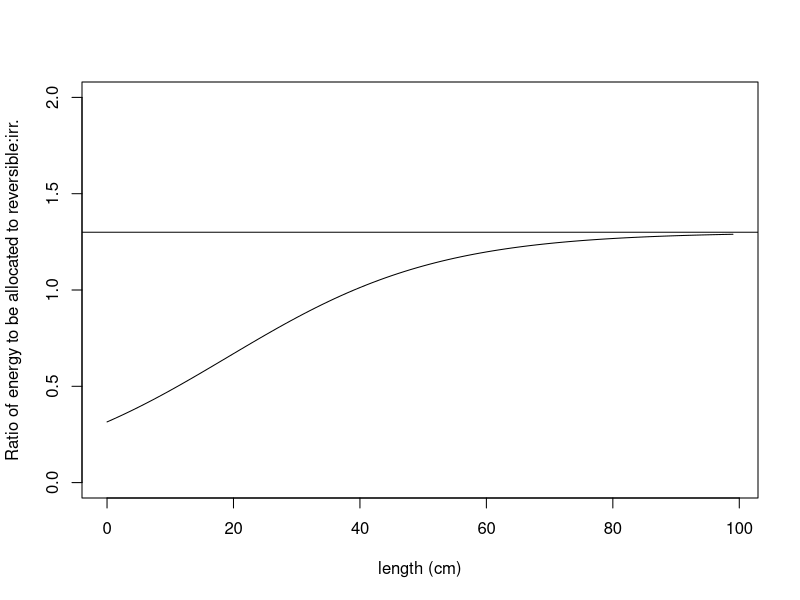
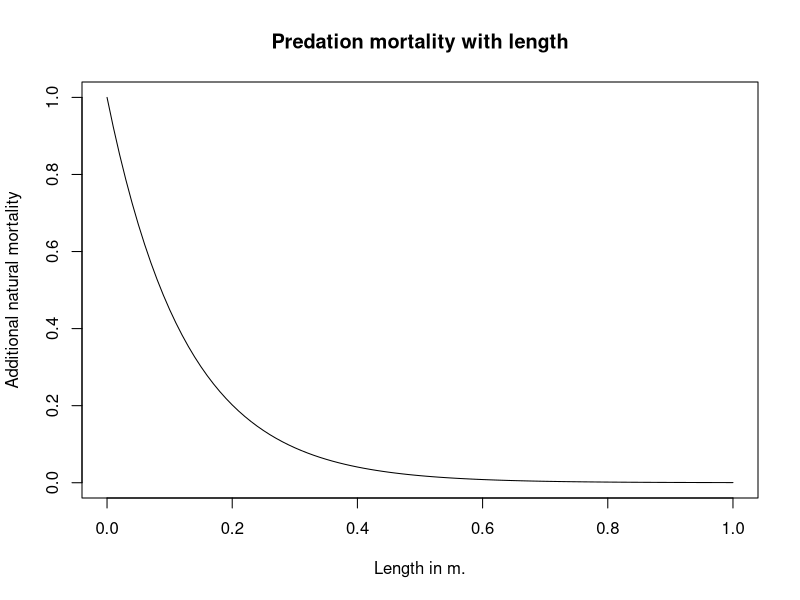
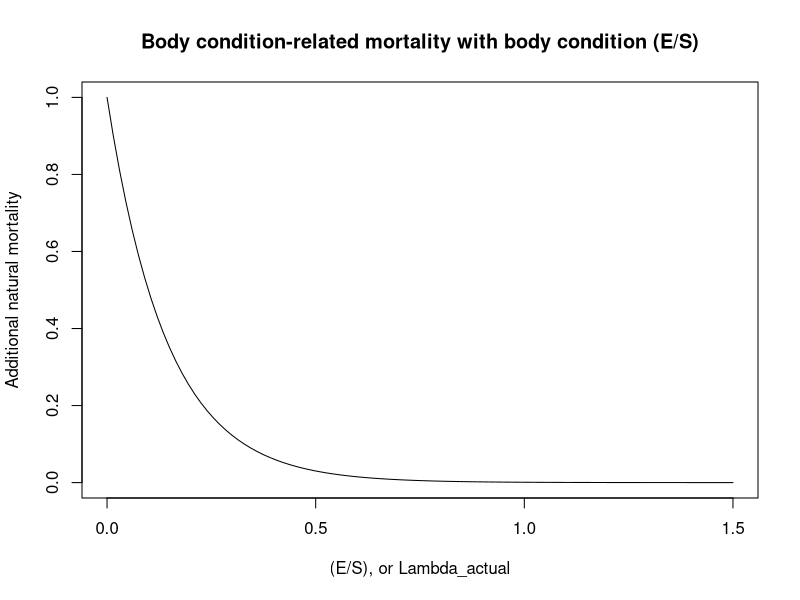
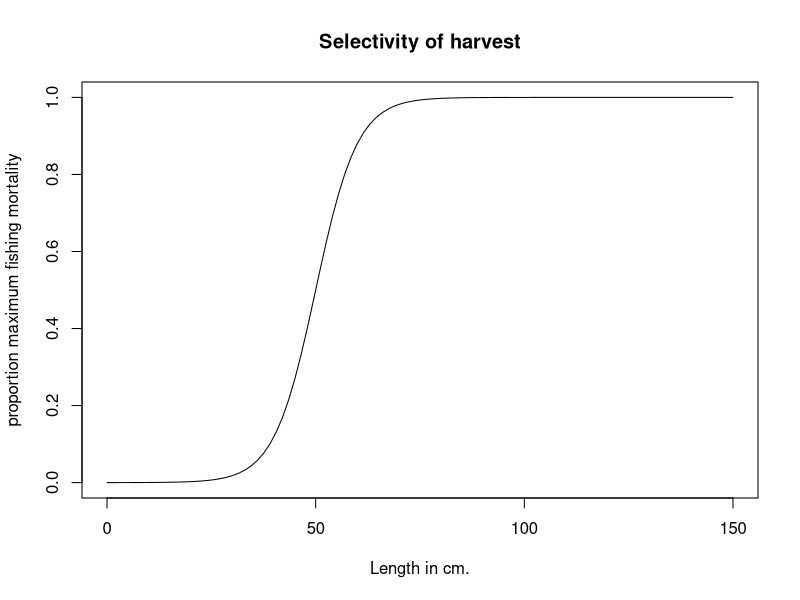

R code for these plots, in order: (Note: a time limit stopped this script after it produced the figures.)
## ---- chunk 1
knitr::opts_chunk$set(echo = TRUE)
## ---- chunk 2
ratios <- vector(mode="numeric", length=25)
r =6
# In meters
a_bar = 0.2
lambda_min=0

lambda_max=1.3

for (i in 1:100) {
  ratios[i] <- lambda_min + (lambda_max-lambda_min)*(exp(r*((i/100)-a_bar)))/(1+exp(r*((i/100)-a_bar)))
}
plot(0:(length(ratios)-1), ratios, xlab="length (cm)", ylab="Ratio of energy to be allocated to reversible:irr.", type="l", ylim=c(0,2))
abline(h=1.3)
## ---- chunk 3
curve(exp(-8*x), from =0, to=1, xlab="Length in m.", ylab="Additional natural mortality", main="Predation mortality with length")
curve(exp(-7*x), from =0, to=1.5, xlab="(E/S), or Lambda_actual", ylab="Additional natural mortality", main="Body condition-related mortality with body condition (E/S)")
## ---- chunk 4
curve(1/(1+exp(-0.2*(x - 50))), from =0, to=150, xlab="Length in cm.", ylab="proportion maximum fishing mortality", main="Selectivity of harvest")
## ---- chunk 5
# genotype1r = 4
# genotype2r = 8
# genotype1l_bar = 0.2
# genotype2l_bar = 0.2
# genotype1w = 0.674
# genotype2w = 0.674

# genotype1r = 6
# genotype2r = 6
# genotype1l_bar = 0.2
# genotype2l_bar = 0.2
# genotype1w = 0.7
# genotype2w = 0.3

genotype1r = 6
genotype2r = 6
genotype1l_bar = 0.2
genotype2l_bar = 0
genotype1w = 0.674
genotype2w = 0.674

# Set longevity of the fish species, runtime of the model, and number of distinct genotypes
longevity_days = 9125
# set runtime to any arbitrary desired value, in units of days, that is a multiple of 365
runtime_days = 150*365
genotypes = 2
# Setting the length of the timestep in days - set to any fraction of 365
timescale= (365)/4
# Setting run time and longevity to units of time steps
runtime = round(runtime_days/timescale)
longevity = round(longevity_days/timescale)

# How long to run model for convergence before addition of genetic diversity
# in units of days
add_genotypes = 33440

initialize_pop_matrices <- function(longevity, runtime, genotype) {
  # Initialize matrix of columns (years) and rows (age classes)
  # Multiplied by 3 because we'll be storing cohorts' reproductive biomass and lengths 
  age_dist=matrix(0L, nrow=longevity*3, ncol=runtime+1)
  # Add (arbitrarily) 1000000 individuals to age=10 to start with
  age_dist[round(3650/timescale), 1] = 1000000
  return(age_dist)
}

# Generate a matrix for each genotype
for (g in 1:genotypes) {
  assign(paste("age_dist_",g,sep=""),initialize_pop_matrices(longevity, runtime, g),envir = .GlobalEnv)
}

# Set parameters
# Need to add density dependence
# The steepness of the increase in the ratio lambda (reversible over structural mass)
r = 6
# The length at which the increasing function of lambda reaches its inflection point
l_bar = 0.2
# Scaling parameter for obtaining structural mass from standard length
c_1 = 5787
# Multiplier for obtaining overall yearly energy intake as a function of structural mass
p_0 = 0.1*timescale
# Exponent for obtaining overall yearly energy intake as a function of structural mass
p_1 = 2/3
# Maximum ratio lambda (reversible over structural mass) a fish can attain over its life
lambda_max = 1.3
# Minimum ratio lambda a fish can attain over its life
lambda_min = 0
# Multiplier for obtaining cost of maintenance of structural mass
c_S = 0.003*timescale
# Multiplier for obtaining cost of maintenance of reversible mass
c_E = 0.0003*timescale
# Efficiency with which energy is converted into reversible mass
e_E = 0.9
# Efficiency with which energy is converted to structural mass
e_S = (1/3)
# Multiplier and exponent for the cost of reproduction (in grams)
r_0 = 6
r_1 = 0.6
# Effectively, reproductive investment (fraction of reversible mass devoted to reproduction)
w= 0.674
# Instantaneous base mortality rate, derived from daily instantaneous probability of survival for M=-0.2, multiplied to -1 to make positive
m = log(0.999452^timescale)*(-1)
# Instantaneous fishing mortality
Fishing = 0
# Ricker
alpha = 8.44e-09
b = 4.43e-15
# Parameter setting size-selection ogive steepness
q_f = 0.2
# Minimum catch size for the species (in meters)
mincatchsize = 0.5
# Total population biomass
b_t=0
# Increased natural mortality rate at E/S = 0 or S = 0 
# For roughly 0.5 year-based instantaneous mortality at ~1 yrs., Koster et al 2003
m_p_max=log(0.9986^timescale)*(-1)
m_c_max=log(0.95^timescale)*(-1)
# Egg packing constant
packing = 4.45e6
# Parameter for exponential decline in condition-dependent mortality with improved body condition
z_c=7
# Parameter for exponential decline in predation mortality with increased body length
z_p=8
# Resource density
RD = 9000000
# Consumption with resource density half-saturation constant
K_RD = 1000000
# Variability in resource
sd_RD = 0
# How much energy intake is affected by changes in resources (1=no change)
resource = 1

# GROWTH FUNCTIONS

# For obtaining structural mass
structural_mass <- function(l) {
  return(c_1*(l)^3)
}

# Calculate the instrinsic length-dependent E/S ratio that the fish is trying to attain
intrinsic_lambda <- function(l, l_bar, r, lambda_min, lambda_max) {
  return(lambda_min + (lambda_max-lambda_min)*(exp(r*(l-l_bar)))/(1+exp(r*(l-l_bar))))
}

# Energy intake for the fish per year, dependent on fish structural biomass
size_dependent_energy_intake <- function(S, p_0, p_1) {
  return(resource*p_0*(S)^(p_1))
}

# Calculate the cost of the year of maintaining current structural and reversible biomass
maintenance_cost <- function(S, E, c_S, c_E) {
  return(c_S*S + c_E*E)
}

# Function for calculating a new, reduced level of reversible biomass, if net energy intake is negative
negative_p_net <- function(E, p_net, e_E) {
  if (p_net < 0) {
    return(E + (p_net/e_E))}
}

# Calculate the amount of energy needed to raise the R/S ratio to the length-dependent maximum
p_E_raising_lambda <- function(lambda_a, S, E) {
  return((lambda_a*S - E))
}

# Calculating proportion of any remaining energy to be converted to structural mass, to maintain R/S
remaining_energy_allocation <- function(e_S, e_E, lambda_a) {
  return((lambda_a*e_S)/(lambda_a*e_S + e_E))
}

# Obtain R and S for a cohort prior to its reproduction (or failure to reproduce) that year
get_pre_reproductive_size <- function(E_past, l_past, a) {
  S_past = structural_mass(l_past)
  S = S_past
  lambda_a = intrinsic_lambda(l_past, l_bar, r, lambda_min, lambda_max)
  p_net = size_dependent_energy_intake(S_past, p_0, p_1) - maintenance_cost(S_past, E_past, c_S, c_E)
  if (p_net < 0) {
    E <- max(0,negative_p_net(E_past, p_net, e_E))
  }
  if (p_net >= 0 & lambda_a > (E_past/S_past)) {
    # Gives amount of grams needed to raise E/S to lambda_l - not taking efficiency into account yet
    p_E = p_E_raising_lambda(lambda_a, S_past, E_past)
    if ((p_E/e_E - p_net) >=0) {
      E_past = p_net*e_E + E_past
      p_net = 0
    }
    if ((p_E/e_E - p_net) <0) {
      E_past = p_E + E_past
      p_net = p_net - p_E/e_E
    }
  }
  E = E_past
  if (p_net >= 0) {
    E = E_past + remaining_energy_allocation(e_S, e_E, lambda_a)*e_E*p_net
    S = S_past + (1-remaining_energy_allocation(e_S, e_E, lambda_a))*e_S*p_net
  }
  l = (S/c_1)^(1/3)
  output <- c(E,l)
  return(output)
}

# REPRODUCTION FUNCTIONS

# Calculate spawning stock biomass
fecundity <- function(ages, t, age_dist, g) {
  # Parameterizing genotypes
  if (t >= round(add_genotypes/timescale)) {
    w=0.674
    # Genotype parameterization
    if (g==1) {
      w=genotype1w
    }
    if (g==2) {
      w=genotype2w
    }
  }
  fecundity = 0
  for (a in ages) {
    if ((w*age_dist[a+(longevity),t]-(r_0*structural_mass(age_dist[a+(2*longevity),t]))^(r_1))>0) {
      fecundity = fecundity + (w*age_dist[a+(longevity),t]-(r_0*structural_mass(age_dist[a+(2*longevity),t]))^(r_1))*age_dist[a,t]
      age_dist[a+(longevity),t] = age_dist[a+(longevity),t] - w*age_dist[a+(longevity),t]
    }
  }
  # Convert from g. to kg.
  fecundity = fecundity/1000
  # Convert from kg. to fecundity
  fecundity = fecundity*(packing)
  assign(paste("age_dist_",g,sep=""),age_dist, envir = .GlobalEnv) 
  return(fecundity)
}

# Calculate total population biomass
biomass_t <- function(ages, t) {
  for (a in ages) {
    b_t = b_t + age_dist[a, t-1]*(structural_mass(age_dist[a+(2*longevity),t-1]))
  }
  return(b_t)
}

# Density dependent recruitment for this year
recruitment <- function(age, ages, t) {
  egg_production_total = 0
  for (g in 1:genotypes) {
    egg_production_total = egg_production_total + fecundity(ages, t, get(paste("age_dist_",g,sep="")),g)
  }
  relative_recruitment = vector(mode="numeric", length=genotypes)
  for (g in 1:genotypes) {
    relative_recruitment[g] = fecundity(ages, t, get(paste("age_dist_",g,sep="")),g)/egg_production_total
  }
  if (age==0) {
    N_0 = alpha * egg_production_total * exp(-b*egg_production_total)
    # Converting from thousands recruits to recruits, dividing by 2 because Ricker makes both male and female fish
    N_0 = N_0 * 1000
    N_0 = N_0/2
  }
  for (g in 1:genotypes) {
    age_dist = get(paste("age_dist_",g,sep=""))
    age_dist[1,t] = N_0*relative_recruitment[g]
    assign(paste("age_dist_",g,sep=""),age_dist, envir = .GlobalEnv) 
  }
}

# Add new recruits, and change the reproducing cohorts' amount of reversible mass
reproduce <- function(ages, t) {
  if (t>1) {
    recruitment(0, ages, t)
  }
}

# MORTALITY FUNCTIONS

# Fishing mortality is size selective
selective_mortality <- function(length) {
  1 / (1 + exp(-q_f*(length - mincatchsize)*100))
}

# Mortality drops as E/S increases, as S increases
mortality <- function(age) {
  cond <- 100*(((age_dist[age-1+(longevity),t-1]))+structural_mass(age_dist[age-1+(2*longevity),t-1]))/((100*age_dist[age-1+(2*longevity),t-1])^3)
  length = age_dist[age-1+(2*longevity),t-1]
  if (age < longevity) {
    N_t = age_dist[age-1,t-1]*exp( -m + -Fishing*selective_mortality(length) - m_c_max*exp(-z_c*cond) - (m_p_max-m)*exp(-z_p*length) )
  }
  if (age == longevity) {
    N_t = age_dist[age-1,t-1]*exp( -m + -Fishing*selective_mortality(length) - m_c_max*exp(-z_c*cond) - (m_p_max-m)*exp(-z_p*length))
    N_t = age_dist[age,t-1]*exp( -m + -Fishing*selective_mortality(length) - m_c_max*exp(-z_c*cond) - (m_p_max-m)*exp(-z_p*length))
  }
  return(N_t)
}

# Initial masses and lengths for age 0 cod from table 2.2.1 from Ianelli et al., and (for the lambda ratio) from Audzijonyte and Richards
# Calculate lengths (and reversible masses) at each age for the model with no density dependence
lengths_at_t1 <- function(genotypes) {
  t=1
  for (g in 1:genotypes) {
    age_dist = get(paste("age_dist_",g,sep=""))
    age_dist[1+(longevity), 1] = 3.938
    age_dist[1+2*(longevity), 1] = 0.1102
    for (i in 2:longevity) {
      new_E_l = get_pre_reproductive_size(age_dist[i-1+(longevity), 1],age_dist[i-1+2*(longevity), 1], i-1)
      age_dist[i+(longevity), 1] = new_E_l[1]
      age_dist[i+(2*longevity), 1] = new_E_l[2]
      if ((w*age_dist[i+(longevity),t]-(r_0*structural_mass(age_dist[i+(2*longevity),t]))^(r_1))>0)
      {
       age_dist[i+(longevity),t] = age_dist[i+(longevity),t] - w*age_dist[i+(longevity),t]*(timescale/365) 
      }
    }
    assign(paste("age_dist_",g,sep=""),age_dist, envir = .GlobalEnv) 
  }
}  

# Initialize lengths and reversible masses for ages
lengths_at_t1(genotypes)

# Set runtime so is extra time left in end of model, to account for recruitment lag
runtime <- (runtime - (round(365/timescale)))

# Run the model
for (t in 2:runtime) {
  random_multiplier <- max(rnorm(1,1,sd=sd_RD),0)
  resource = (random_multiplier*RD/(K_RD+ random_multiplier*RD))  
  b_t=0
  if (t == round(add_genotypes/timescale)) {
    Fishing = log(exp(-0)^(1/(365/timescale)))*(-1)
    sd_RD = 0
  }
  for (genotype in 1:genotypes) {
    age_dist = get(paste("age_dist_",genotype,sep=""))
    b_t = biomass_t(1:longevity, t)
    assign(paste("age_dist_",genotype,sep=""),age_dist, envir = .GlobalEnv) 
  }
  for (genotype in 1:genotypes) {
    
    # Parameterizing genotypes
    if (t >= round(add_genotypes/timescale)) {
      r=6
      # Genotype parameterization
      if (genotype==1) {
        # a_bar = 36.5
        r=genotype1r
        l_bar = genotype1l_bar
      }
      if (genotype==2) {
        # a_bar = 365*2
        r=genotype2r
        l_bar = genotype2l_bar
      }
    }
  
    age_dist = get(paste("age_dist_",genotype,sep=""))
    age_dist[1+(longevity), t] =  3.938
    age_dist[1+2*(longevity), t] = 0.1102
    for (age in 2:longevity) {
      new_E_l = get_pre_reproductive_size(age_dist[age-1+(longevity), t-1],age_dist[age-1+2*(longevity), t-1], age-1)
      age_dist[age+(longevity), t] = new_E_l[1]
      age_dist[age+(2*longevity), t] = new_E_l[2]
    
    # Mortality
    for (age in 2:longevity) {
      age_dist[age, t] <- mortality(age)
    }
    }
    assign(paste("age_dist_",genotype,sep=""),age_dist, envir = .GlobalEnv) 
  }
  if ((t%%round(365/timescale) == 0)) {
   reproduce(1:longevity, t) 
  }
}

## ---- chunk 6
### Analysis code

approach <- vector(mode="numeric", length=runtime)
for (i in 1:runtime) {
  for (j in 1:genotypes) {
    approach[i] <- approach[i]+ sum(get(paste("age_dist_", j, sep=""))[1:longevity,i])
  } 
}
# Plot population dynamics
plot(approach[seq(round(add_genotypes/timescale),length(approach), by=4)],lty=1, pch=19, type="l", ylab="Abundance",xlab="Time (units of 3 month intervals)", ylim=c(0,max(approach)), main= "No harvesting, constant resource")
approach <- vector(mode="numeric", length=runtime)
for (i in 1:runtime) {
  approach[i] <- sum(age_dist_1[1:longevity,i])
}
lines(approach[seq(round(add_genotypes/timescale),length(approach), by=4)], lty=2, pch=19, type="l", col="blue")
cols <- c(3,4,5,6)
for (j in 2:genotypes) {
  approach <- vector(mode="numeric", length=runtime)
  for (i in 1:runtime) {
    approach[i] <- sum(get(paste("age_dist_",j, sep=""))[1:longevity,i])
  }
  lines(approach[seq(round(add_genotypes/timescale),length(approach), by=4)], lty=cols[j-1], pch=19, col="red")
}
legend("topright",legend=c("all", "large maturer","small maturer"), lty=1:3, col=c("black","blue","red"))
## ---- chunk 7
# Run the model
for (t in (round(add_genotypes/timescale)):runtime) {
  random_multiplier <- max(rnorm(1,1,sd=sd_RD),0)
  resource = (random_multiplier*RD/(K_RD+ random_multiplier*RD))  
  b_t=0
  if (t == round(add_genotypes/timescale)) {
    Fishing = log(exp(-0.1)^(1/(365/timescale)))*(-1)
    sd_RD = 0
  }
  for (genotype in 1:genotypes) {
    age_dist = get(paste("age_dist_",genotype,sep=""))
    b_t = biomass_t(1:longevity, t)
    assign(paste("age_dist_",genotype,sep=""),age_dist, envir = .GlobalEnv) 
  }
  for (genotype in 1:genotypes) {
    
    # Parameterizing genotypes
    if (t >= round(add_genotypes/timescale)) {
      r=6
      # Genotype parameterization
      if (genotype==1) {
        # a_bar = 36.5
        r=genotype1r
        l_bar = genotype1l_bar
      }
      if (genotype==2) {
        # a_bar = 365*2
        r=genotype2r
        l_bar = genotype2l_bar
      }
    }
  
    age_dist = get(paste("age_dist_",genotype,sep=""))
    age_dist[1+(longevity), t] =  3.938
    age_dist[1+2*(longevity), t] = 0.1102
    for (age in 2:longevity) {
      new_E_l = get_pre_reproductive_size(age_dist[age-1+(longevity), t-1],age_dist[age-1+2*(longevity), t-1], age-1)
      age_dist[age+(longevity), t] = new_E_l[1]
      age_dist[age+(2*longevity), t] = new_E_l[2]
    
    # Mortality
    for (age in 2:longevity) {
      age_dist[age, t] <- mortality(age)
    }
    }
    assign(paste("age_dist_",genotype,sep=""),age_dist, envir = .GlobalEnv) 
  }
  if ((t%%round(365/timescale) == 0)) {
   reproduce(1:longevity, t) 
  }
}

### Analysis code

approach <- vector(mode="numeric", length=runtime)
for (i in 1:runtime) {
  for (j in 1:genotypes) {
    approach[i] <- approach[i]+ sum(get(paste("age_dist_", j, sep=""))[1:longevity,i])
  } 
}
# Plot population dynamics
plot(approach[seq(round(add_genotypes/timescale),length(approach), by=4)],lty=1, pch=19, type="l", ylab="Abundance",xlab="Time (units of 3 month intervals)", ylim=c(0,max(approach)), main= "Harvesting, constant resource")
approach <- vector(mode="numeric", length=runtime)
for (i in 1:runtime) {
  approach[i] <- sum(age_dist_1[1:longevity,i])
}
lines(approach[seq(round(add_genotypes/timescale),length(approach), by=4)], lty=2, pch=19, type="l", col="blue")
cols <- c(3,4,5,6)
for (j in 2:genotypes) {
  approach <- vector(mode="numeric", length=runtime)
  for (i in 1:runtime) {
    approach[i] <- sum(get(paste("age_dist_",j, sep=""))[1:longevity,i])
  }
  lines(approach[seq(round(add_genotypes/timescale),length(approach), by=4)], lty=cols[j-1], pch=19, col="red")
}
legend("topright",legend=c("all", "large maturer","small maturer"), lty=1:3, col=c("black","blue","red"))
## ---- chunk 8
total_r_nh <- vector(mode="numeric")
g_1_r_nh <- vector(mode="numeric")
g_2_r_nh <- vector(mode="numeric")
selection_r_nh <- vector(mode="numeric")

for (rrun_counter in 1:10) {

# Need to take this loop out, integrate into rest of code
random_resources <- vector(mode="numeric", length=runtime)
for (r in 1:runtime) {
  random_resources[r] <- max(rnorm(1,1,sd=0.8),0)
}

# Run the model
for (t in (round(add_genotypes/timescale)):runtime) {
  random_multiplier <- random_resources[t]
  resource = (random_multiplier*RD/(K_RD+ random_multiplier*RD))  
  b_t=0
  if (t == round(add_genotypes/timescale)) {
    Fishing = log(exp(-0)^(1/(365/timescale)))*(-1)
    sd_RD = 0.25
  }
  for (genotype in 1:genotypes) {
    age_dist = get(paste("age_dist_",genotype,sep=""))
    b_t = biomass_t(1:longevity, t)
    assign(paste("age_dist_",genotype,sep=""),age_dist, envir = .GlobalEnv) 
  }
  for (genotype in 1:genotypes) {
    
    # Parameterizing genotypes
    if (t >= round(add_genotypes/timescale)) {
      r=6
      # Genotype parameterization
      if (genotype==1) {
        # a_bar = 36.5
        r=genotype1r
        l_bar = genotype1l_bar
      }
      if (genotype==2) {
        # a_bar = 365*2
        r=genotype2r
        l_bar = genotype2l_bar
      }
    }
  
    age_dist = get(paste("age_dist_",genotype,sep=""))
    age_dist[1+(longevity), t] =  3.938
    age_dist[1+2*(longevity), t] = 0.1102
    for (age in 2:longevity) {
      new_E_l = get_pre_reproductive_size(age_dist[age-1+(longevity), t-1],age_dist[age-1+2*(longevity), t-1], age-1)
      age_dist[age+(longevity), t] = new_E_l[1]
      age_dist[age+(2*longevity), t] = new_E_l[2]
    
    # Mortality
    for (age in 2:longevity) {
      age_dist[age, t] <- mortality(age)
    }
    }
    assign(paste("age_dist_",genotype,sep=""),age_dist, envir = .GlobalEnv) 
  }
  if ((t%%round(365/timescale) == 0)) {
   reproduce(1:longevity, t) 
  }
}

### Analysis code

approach <- vector(mode="numeric", length=runtime)
for (i in 1:runtime) {
  for (j in 1:genotypes) {
    approach[i] <- approach[i]+ sum(get(paste("age_dist_", j, sep=""))[1:longevity,i])
  } 
}
total_r_nh <- c(total_r_nh, approach[seq(round(add_genotypes/timescale),length(approach), by=4)])
# Plot population dynamics
plot(approach[seq(round(add_genotypes/timescale),length(approach), by=4)],lty=1, pch=19, type="l", ylab="Abundance",xlab="Time (units of 3 month intervals)", ylim=c(0,max(approach)), main= "No harvesting, variable resource")
approach <- vector(mode="numeric", length=runtime)
for (i in 1:runtime) {
  approach[i] <- sum(age_dist_1[1:longevity,i])
}
lines(approach[seq(round(add_genotypes/timescale),length(approach), by=4)], lty=2, pch=19, type="l")
g_1_r_nh <- c(g_1_r_nh, approach[seq(round(add_genotypes/timescale),length(approach), by=4)])
cols <- c(3,4,5,6)
for (j in 2:genotypes) {
  approach <- vector(mode="numeric", length=runtime)
  for (i in 1:runtime) {
    approach[i] <- sum(get(paste("age_dist_",j, sep=""))[1:longevity,i])
  }
  lines(approach[seq(round(add_genotypes/timescale),length(approach), by=4)], lty=cols[j-1], pch=19)
  g_2_r_nh <- c(g_2_r_nh, approach[seq(round(add_genotypes/timescale),length(approach), by=4)])
}
legend("topright",legend=c("all", "large maturer","small maturer"), lty=1:3)

# Get mean parent genotypes
mean_parent_genotypes <- vector(mode="numeric", length=runtime)
for (i in 1:runtime) {
  mean_parent_genotypes[i] <- (age_dist_1[1,i]*genotype1l_bar + age_dist_2[1,i]*genotype2l_bar)/(age_dist_1[1,i] + age_dist_2[1,i])
}
mean_parent_genotypes<-mean_parent_genotypes[seq(368,length(mean_parent_genotypes)-4, by=4)]

# Get mean genotypes of offspring
mean_offspring_genotypes <- vector(mode="numeric", length=runtime)
for (i in 1:runtime) {
  mean_offspring_genotypes[i] <- (age_dist_1[1,i]*genotype1l_bar + age_dist_2[1,i]*genotype2l_bar)/(age_dist_1[1,i] + age_dist_2[1,i])
}
mean_offspring_genotypes <- mean_offspring_genotypes[seq(372,length(mean_offspring_genotypes), by=4)]

# selection_r_nh <- c(selection_r_nh, (mean_offspring_genotypes-mean_parent_genotypes))

selection_r_nh <- c(selection_r_nh, (mean_offspring_genotypes))

}

plot((round(add_genotypes/timescale)):runtime, random_resources[(round(add_genotypes/timescale)):runtime], col="green", main="Variation in resources over time", xlab="Time", ylab="Total amt. resource in enironment", type="l")
## ---- chunk 9
total_r_h <- vector(mode="numeric")
g_1_r_h <- vector(mode="numeric")
g_2_r_h <- vector(mode="numeric")
selection_r_h <- vector(mode="numeric")

for (rrun_counter in 1:10) {

# Need to take this loop out, integrate into rest of code
random_resources <- vector(mode="numeric", length=runtime)
for (r in 1:runtime) {
  random_resources[r] <- max(rnorm(1,1,sd=0.8),0)
}

# Run the model
for (t in (round(add_genotypes/timescale)-10):runtime) {
  random_multiplier <- random_resources[t]
  resource = (random_multiplier*RD/(K_RD+ random_multiplier*RD))
  b_t=0
  if (t == round(add_genotypes/timescale)) {
    Fishing = log(exp(-0.1)^(1/(365/timescale)))*(-1)
    sd_RD = 0.25
  }
  for (genotype in 1:genotypes) {
    age_dist = get(paste("age_dist_",genotype,sep=""))
    b_t = biomass_t(1:longevity, t)
    assign(paste("age_dist_",genotype,sep=""),age_dist, envir = .GlobalEnv) 
  }
  for (genotype in 1:genotypes) {
    
    # Parameterizing genotypes
    if (t >= round(add_genotypes/timescale)) {
      r=6
      # Genotype parameterization
      if (genotype==1) {
        # a_bar = 36.5
        r=genotype1r
        l_bar = genotype1l_bar
      }
      if (genotype==2) {
        # a_bar = 365*2
        r=genotype2r
        l_bar = genotype2l_bar
      }
    }
  
    age_dist = get(paste("age_dist_",genotype,sep=""))
    age_dist[1+(longevity), t] =  3.938
    age_dist[1+2*(longevity), t] = 0.1102
    for (age in 2:longevity) {
      new_E_l = get_pre_reproductive_size(age_dist[age-1+(longevity), t-1],age_dist[age-1+2*(longevity), t-1], age-1)
      age_dist[age+(longevity), t] = new_E_l[1]
      age_dist[age+(2*longevity), t] = new_E_l[2]
    
    # Mortality
    for (age in 2:longevity) {
      age_dist[age, t] <- mortality(age)
    }
    }
    assign(paste("age_dist_",genotype,sep=""),age_dist, envir = .GlobalEnv) 
  }
  if ((t%%round(365/timescale) == 0)) {
   reproduce(1:longevity, t) 
  }
}

### Analysis code

approach <- vector(mode="numeric", length=runtime)
for (i in 1:runtime) {
  for (j in 1:genotypes) {
    approach[i] <- approach[i]+ sum(get(paste("age_dist_", j, sep=""))[1:longevity,i])
  } 
}
total_r_h <- c(total_r_h, approach[seq(round(add_genotypes/timescale),length(approach), by=4)])
# Plot population dynamics
plot(approach[seq(round(add_genotypes/timescale),length(approach), by=4)],lty=1, pch=19, type="l", ylab="Abundance",xlab="Time (units of 3 month intervals)", ylim=c(0,max(approach)), main= "Harvesting, variable resource")
approach <- vector(mode="numeric", length=runtime)
for (i in 1:runtime) {
  approach[i] <- sum(age_dist_1[1:longevity,i])
}
lines(approach[seq(round(add_genotypes/timescale),length(approach), by=4)], lty=2, pch=19, type="l")
g_1_r_h <- c(g_1_r_h, approach[seq(round(add_genotypes/timescale),length(approach), by=4)])
cols <- c(3,4,5,6)
for (j in 2:genotypes) {
  approach <- vector(mode="numeric", length=runtime)
  for (i in 1:runtime) {
    approach[i] <- sum(get(paste("age_dist_",j, sep=""))[1:longevity,i])
  }
  lines(approach[seq(round(add_genotypes/timescale),length(approach), by=4)], lty=cols[j-1], pch=19)
  g_2_r_h <- c(g_2_r_h, approach[seq(round(add_genotypes/timescale),length(approach), by=4)])
}
legend("topright",legend=c("all", "large maturer","small maturer"), lty=1:3)

# Get mean parent genotypes
mean_parent_genotypes <- vector(mode="numeric", length=runtime)
for (i in 1:runtime) {
  mean_parent_genotypes[i] <- (age_dist_1[1,i]*genotype1l_bar + age_dist_2[1,i]*genotype2l_bar)/(age_dist_1[1,i] + age_dist_2[1,i]) 
}
mean_parent_genotypes<-mean_parent_genotypes[seq(368,length(mean_parent_genotypes)-4, by=4)]

# Get mean genotypes of offspring
mean_offspring_genotypes <- vector(mode="numeric", length=runtime)
for (i in 1:runtime) {
  mean_offspring_genotypes[i] <- (age_dist_1[1,i]*genotype1l_bar + age_dist_2[1,i]*genotype2l_bar)/(age_dist_1[1,i] + age_dist_2[1,i])
}
mean_offspring_genotypes <- mean_offspring_genotypes[seq(372,length(mean_offspring_genotypes), by=4)]

selection_r_h <- c(selection_r_h, (mean_offspring_genotypes-mean_parent_genotypes))

}

plot((round(add_genotypes/timescale)):runtime, random_resources[(round(add_genotypes/timescale)):runtime], col="green", main="Variation in resources over time", xlab="Time", ylab="Total amt. resource in enironment", type="l")
## ---- chunk 10
# i_0 must be a year where there was recruitment
i_0 = 443
repro_vec = vector(length=longevity, mode="numeric")
survivor_vec = vector(length=longevity, mode="numeric")
length_vec_1 = vector(length=100, mode="numeric")
cond_vec_1 = vector(length=100, mode="numeric")
w = genotype1w
r = genotype1r
age_dist <- age_dist_1
survivor_vec[1]<-age_dist[1,i_0+1]
repro_vec[1] <- 0
for (i in 2:longevity) {
  repro_vec[i] <- max(0, (w*age_dist[i+(longevity),i_0+i] - (r_0*structural_mass(age_dist[i+(2*longevity),i_0+i]))^(r_1)))
  survivor_vec[i] <- age_dist[i,i_0+i]/(survivor_vec[1])
   length_vec_1[i] <- age_dist[i+(2*longevity),i_0+i]
   cond_vec_1[i] <- 100*(((age_dist[i+(longevity),i_0+i]))+structural_mass(age_dist[i+(2*longevity),i_0+i]))/((100*age_dist[i+(2*longevity),i_0+i])^3)
}
survivor_vec_1 <- survivor_vec
repro_vec_1 <- repro_vec

i_0 = 443
repro_vec = vector(length=100, mode="numeric")
survivor_vec = vector(length=100, mode="numeric")
length_vec = vector(length=100, mode="numeric")
cond_vec = vector(length=100, mode="numeric")
w = genotype2w
r = genotype2r
age_dist <- age_dist_2
survivor_vec[1]<-age_dist[1,i_0+1]
repro_vec[1] <- 0
for (i in 2:longevity) {
  # Should really be relative recruitment
  repro_vec[i] <- max(0, (w*age_dist[i+(longevity),i_0+i] - (r_0*structural_mass(age_dist[i+(2*longevity),i_0+i]))^(r_1)))
 survivor_vec[i] <- age_dist[i,i_0+i]/(survivor_vec[1])
 length_vec[i] <- age_dist[i+(2*longevity),i_0+i]
 cond <- 100*(((age_dist[age-1+(longevity),t-1]))+structural_mass(age_dist[age-1+(2*longevity),t-1]))/((100*age_dist[age-1+(2*longevity),t-1])^3)
 cond_vec[i] <- 100*(((age_dist[i+(longevity),i_0+i]))+structural_mass(age_dist[i+(2*longevity),i_0+i]))/((100*age_dist[i+(2*longevity),i_0+i])^3)
}
plot((survivor_vec[2:length(survivor_vec)])-(survivor_vec_1[2:length(survivor_vec_1)]), ylab="Survivorship of genotype 2 - genotype 1", main="Survivorship advantage/disadvantage of\ngenotype 2 over 1", xlab="Age")
plot((length_vec[2:length(survivor_vec)])-(length_vec_1[2:length(survivor_vec_1)]), ylab="Length of genotype 2 - genotype 1", main="Length advantage/disadvantage of\ngenotype 2 over 1", xlab="Age")
plot(repro_vec-repro_vec_1, ylab="Reproduction of genotype 2 - genotype 1", main="Reproduction advantage/disadvantage of\ngenotype 2 over 1", xlab="Age")
